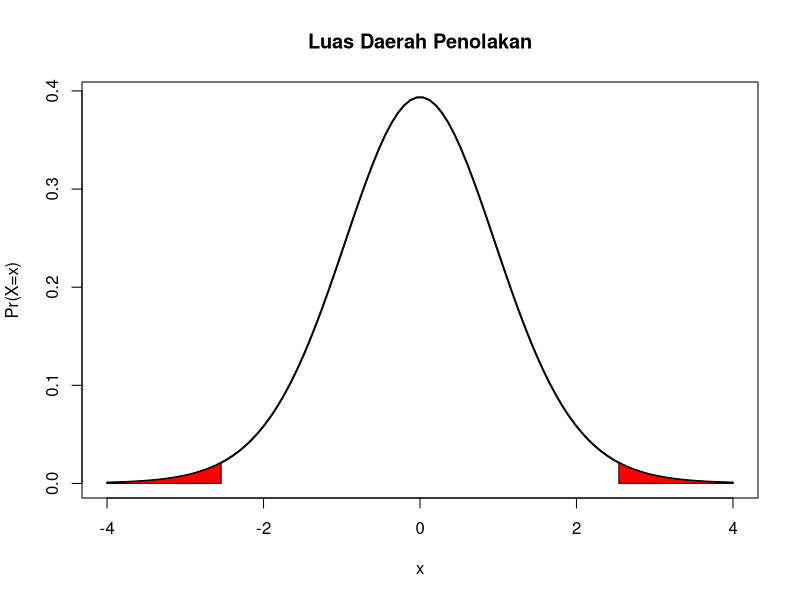
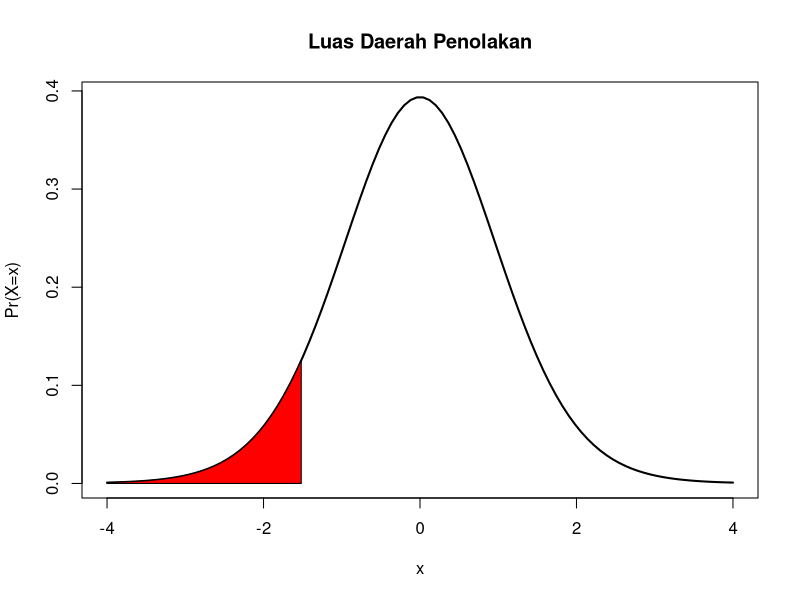
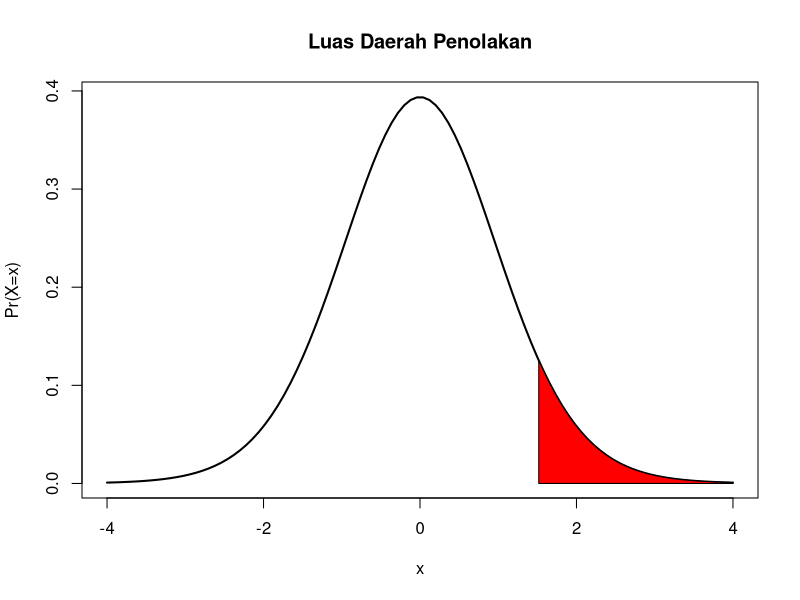

Source code (R) for these figures, in order:
## ---- chunk 1
x <- rnorm(20)
t.test(x,
       mu = 0.5,
       alternative = "two.sided")
## ---- chunk 2
qt(0.025, 19)
qt(0.975, 19)
## ---- chunk 3
2*(pt(-2.5414, 19)) #Angka -2,5414 ini tergantung dari nilai t yang didapatkan pada t.test sebelumnya
2*(1-pt(2.5414, 19)) #Artinya bisa jadi nilai t yang didapatkan itu bukan -2,5414 tinggal menyesuaikan saja
## ---- chunk 4
x_grafik <- seq(-4, 4, length = 100)
x_daerah_penolakan <- seq(-4, -2.5414, length = 100)
y_daerah_penolakan <- dt(x_daerah_penolakan, df = 19)
x_daerah_penolakan2 <- seq(2.5414, 4, length = 100)
y_daerah_penolakan2 <- dt(x_daerah_penolakan2, df = 19)

plot(x_grafik,
     dt(x_grafik, df = 19),
     type = 'l',
     main = "Luas Daerah Penolakan",
     xlab = "x",
     ylab = "Pr(X=x)",
     lwd = 2)
polygon(c(-4,x_daerah_penolakan, -2.5414),
        c(0, y_daerah_penolakan, 0),
        col = "red")
polygon(c(2.5414,x_daerah_penolakan2, 4),
        c(0, y_daerah_penolakan2, 0),
        col = "red")
## ---- chunk 5
t.test(x,
       mu = 0.3,
       alternative = "less")
## ---- chunk 6
qt(0.05, 19)
qt(0.95, 19)
## ---- chunk 7
pt(-1.5175, 19) #Angka -1,5175 ini tergantung dari nilai t yang didapatkan pada t.test sebelumnya
1-pt(1.5175, 19) #Artinya bisa jadi nilai t yang didapatkan itu bukan -1,5175 tinggal menyesuaikan saja
## ---- chunk 8
x_grafik <- seq(-4, 4, length = 100)
x_daerah_penolakan <- seq(-4, -1.5175, length = 100)
y_daerah_penolakan <- dt(x_daerah_penolakan, df = 19)

plot(x_grafik,
     dt(x_grafik, df = 19),
     type = 'l',
     main = "Luas Daerah Penolakan",
     xlab = "x",
     ylab = "Pr(X=x)",
     lwd = 2)
polygon(c(-4,x_daerah_penolakan, -1.5175),
        c(0, y_daerah_penolakan, 0),
        col = "red")
## ---- chunk 9
t.test(x,
       mu = 0.3,
       alternative = "greater")
## ---- chunk 10
x_grafik <- seq(-4, 4, length = 100)
x_daerah_penolakan <- seq(1.5175, 4, length = 100)
y_daerah_penolakan <- dt(x_daerah_penolakan, df = 19)

plot(x_grafik,
     dt(x_grafik, df = 19),
     type = 'l',
     main = "Luas Daerah Penolakan",
     xlab = "x",
     ylab = "Pr(X=x)",
     lwd = 2)
polygon(c(1.5175,x_daerah_penolakan, 4),
        c(0, y_daerah_penolakan, 0),
        col = "red")
## ---- chunk 11
x <- rnorm(20, mean = 5)
y <- rnorm(20, mean = 2)
## ---- chunk 12
t.test(x, y, mu = 0, var.equal = TRUE, alternative = "two.sided") #kasus asumsi variansi sama
t.test(x, y, mu = 0, var.equal = FALSE, alternative = "two.sided") #kasus asumsi variansi tidak sama
## ---- chunk 13
t.test(x, y, mu = 0, var.equal = TRUE, alternative = "less", paired = TRUE) 
## ---- chunk 14
nilai_UTS <- c(90, 75, 100, 65, 70, 70, 60, 55)
matkul <- c(rep("PSD", 4), rep("MD", 4))
df <- data.frame(nilai_UTS, matkul)
## ---- chunk 15
t.test(nilai_UTS ~ matkul,
       data = df,
       subset = matkul %in% c("PSD", "MD"),
       alternative = "less")
## ---- chunk 16
t.test(nilai_UTS ~ matkul,
       data = df,
       subset = matkul %in% c("PSD", "MD"),
       alternative = "less")
#       paired = TRUE)
## ---- chunk 17
df2 <- data.frame(nilai_UTS = c(100, 90, 77, 85), matkul = c(rep("LDH",4)))
df <- rbind(df, df2)

anova(lm(nilai_UTS ~ matkul, data = df))
